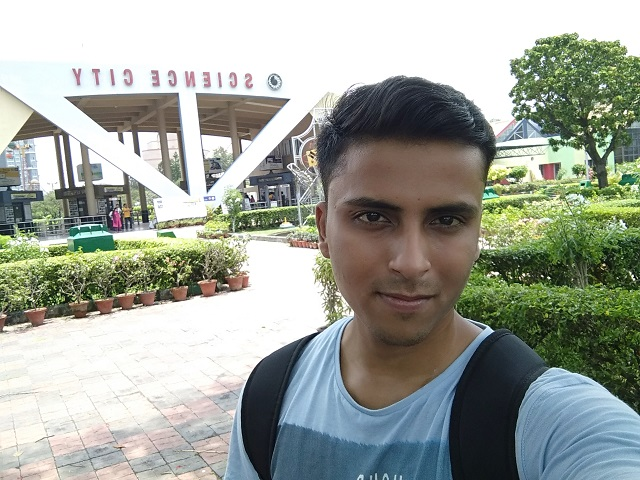
#> input picture putta.jpg, 640 x 480 px
$ python imgfilter.py
#> lines starting #> are read from the running program, lines starting #| are printed output that depends on the picture
from PIL import Image, ImageFilter

# Creating a image filter
im1 = Image.open(r"putta.jpg")
#> im1 is the input picture: PIL image 640x480 RGB; mean R, G, B 158.1, 163.3, 154.2

# applying varius filter

im2 = im1.filter(ImageFilter.BLUR)
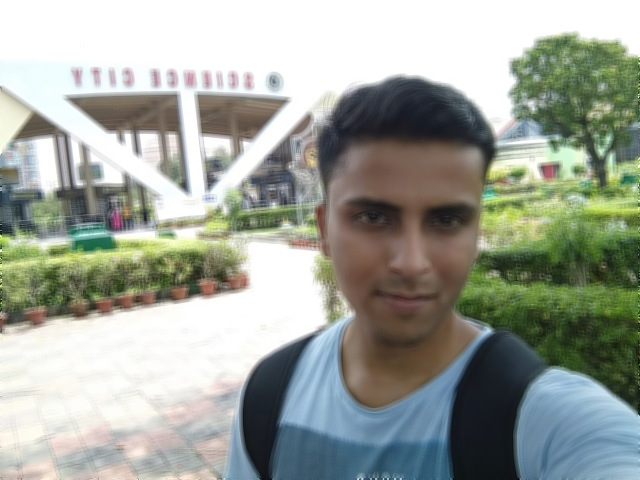
#> im2: PIL image 640x480 RGB; mean R, G, B 158.1, 163.4, 154.2
im3 = im1.filter(ImageFilter.CONTOUR)
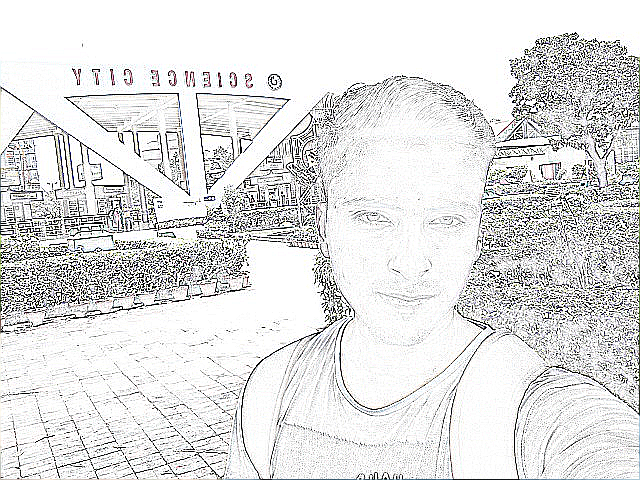
#> im3: PIL image 640x480 RGB; mean R, G, B 223.2, 223.4, 223.2
im4 = im1.filter(ImageFilter.EMBOSS)
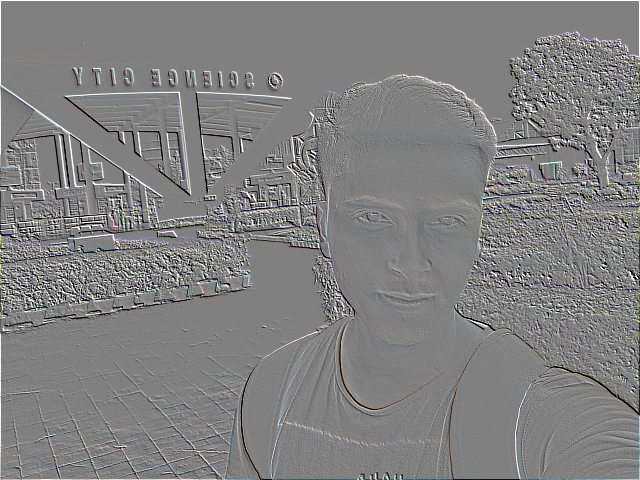
#> im4: PIL image 640x480 RGB; mean R, G, B 128.6, 128.6, 128.5
im5 = im1.filter(ImageFilter.EDGE_ENHANCE)
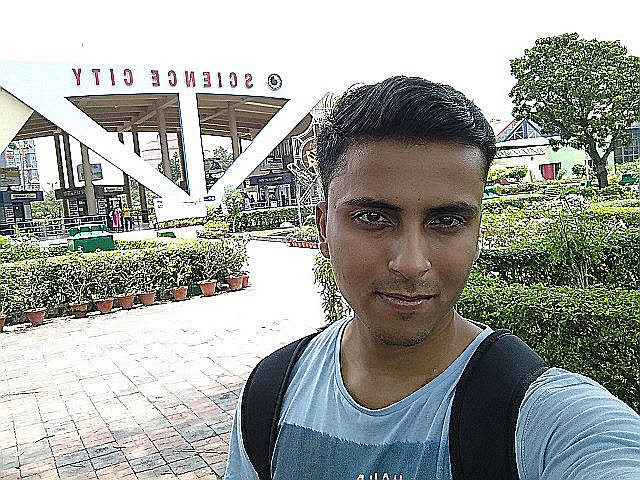
#> im5: PIL image 640x480 RGB; mean R, G, B 156.1, 159.7, 154.3

# showing Result
im2.show()
im3.show()
im4.show()
im5.show()
